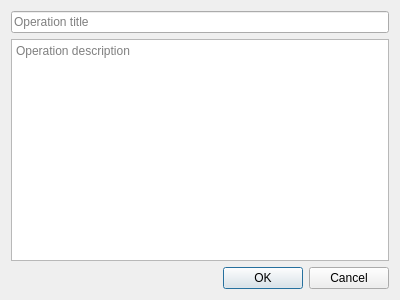
<?xml version="1.0" encoding="UTF-8"?>
<ui version="4.0">
 <class>OperationEdit</class>
 <widget class="QDialog" name="OperationEdit">
  <property name="geometry">
   <rect>
    <x>0</x>
    <y>0</y>
    <width>400</width>
    <height>300</height>
   </rect>
  </property>
  <property name="windowTitle">
   <string/>
  </property>
  <layout class="QVBoxLayout" name="verticalLayout">
   <item>
    <widget class="QLineEdit" name="lineEdit">
     <property name="placeholderText">
      <string>Operation title</string>
     </property>
    </widget>
   </item>
   <item>
    <widget class="QPlainTextEdit" name="plainTextEdit">
     <property name="placeholderText">
      <string>Operation description</string>
     </property>
    </widget>
   </item>
   <item>
    <widget class="QDialogButtonBox" name="buttonBox">
     <property name="orientation">
      <enum>Qt::Horizontal</enum>
     </property>
     <property name="standardButtons">
      <set>QDialogButtonBox::Cancel|QDialogButtonBox::Ok</set>
     </property>
    </widget>
   </item>
  </layout>
 </widget>
 <resources/>
 <connections>
  <connection>
   <sender>buttonBox</sender>
   <signal>accepted()</signal>
   <receiver>OperationEdit</receiver>
   <slot>accept()</slot>
   <hints>
    <hint type="sourcelabel">
     <x>248</x>
     <y>254</y>
    </hint>
    <hint type="destinationlabel">
     <x>157</x>
     <y>274</y>
    </hint>
   </hints>
  </connection>
  <connection>
   <sender>buttonBox</sender>
   <signal>rejected()</signal>
   <receiver>OperationEdit</receiver>
   <slot>reject()</slot>
   <hints>
    <hint type="sourcelabel">
     <x>316</x>
     <y>260</y>
    </hint>
    <hint type="destinationlabel">
     <x>286</x>
     <y>274</y>
    </hint>
   </hints>
  </connection>
 </connections>
</ui>
